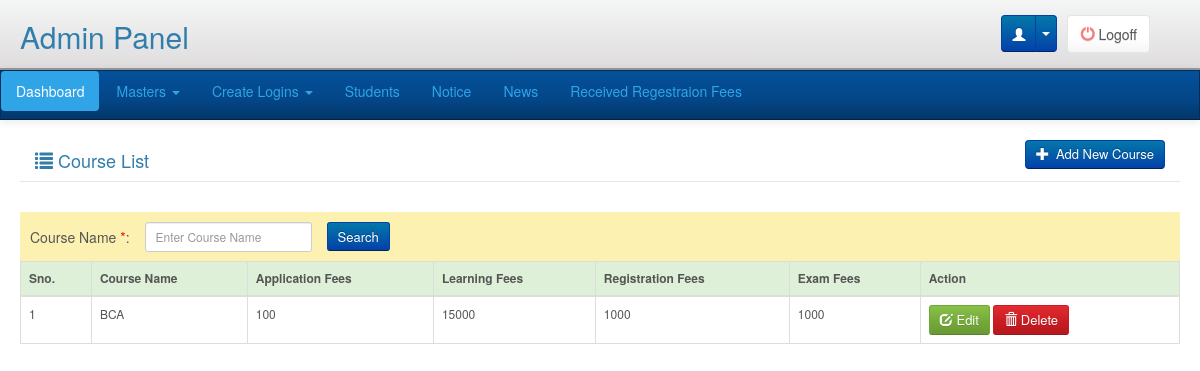
The page /adminpanel/masters/course/list.php (signed in) on the database as committed earlier.
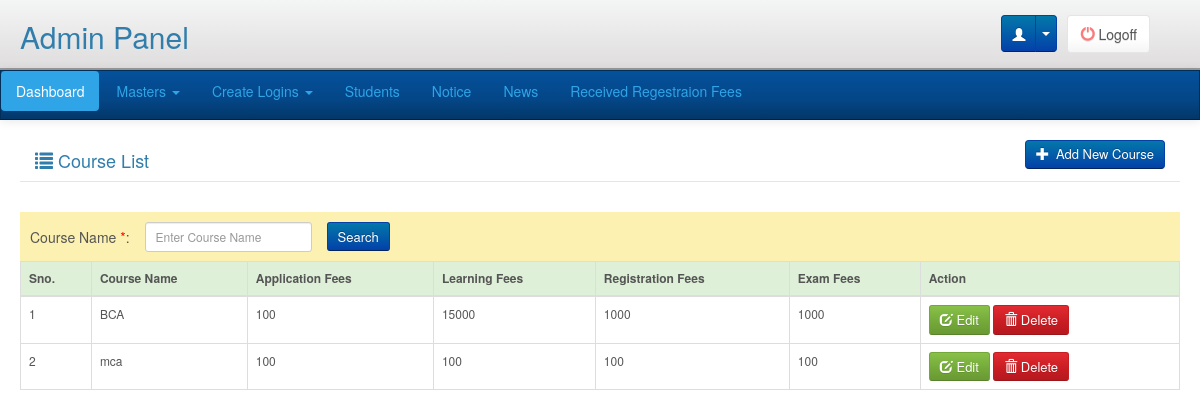
The same page on the database as committed later.
### tables this page shows
CREATE TABLE `course_master` (
  `Course_Id` smallint(6) NOT NULL,
  `Course_Name` varchar(50) NOT NULL,
  `Application_Fee` int(11) NOT NULL,
  `Learning_Fee` int(11) NOT NULL,
  `Registration_Fee` int(11) NOT NULL,
  `Exam_Fee` int(11) NOT NULL
);

### libraries/classes/DBConn.php (called while the page is built, shortened)
<?php
class DBConn  extends Conn {
	 function ExecuteQuery($userQuery)
	{
		$result= mysql_query($userQuery);
                $num_fields = mysql_num_fields($result);
				$obj = array();
				$x=1;
				while($row=mysql_fetch_array($result)){
				  for($j=0;$j<$num_fields;$j++){
					 $name = mysql_field_name($result, $j);
					 $obj[$x][$name]=$row[$name];
					}
					$x++;
					}
     return $obj;
	}
}
?>

### adminpanel/masters/course/list.php (the view, shortened to what this page needs)
<?php
require_once(PATH_LIBRARIES.'/classes/DBConn.php');
include(PATH_ADMIN_INCLUDE.'/header.php');
$db = new DBConn();
$getCourse=$db->ExecuteQuery("SELECT Course_Id, Course_Name, Application_Fee, Learning_Fee, Registration_Fee, Exam_Fee
FROM course_master
");
?>
<div class="main">
	<div class="page-title">
        <div>
            <div class="col-lg-5 pull-left"><h4><i class="glyphicon glyphicon-list"></i> Course List</h4></div>
            <div class="col-lg-5 pull-right">
                <div class="ef_header_tools pull-right">
                   <a class="btn btn-primary" href="index.php" title="Add Block"><i class="glyphicon glyphicon-plus"></i> Add New Course</a>
                </div>
            </div>
        </div>
        <div class="clearfix">&nbsp;</div>
    </div>
    <div style="background:#FCF1B1; padding:10px;">
    	<form class="form-horizontal" role="form" id="searchFrm" method="post">
        	<label class="control-label pull-left mandatory" for="course_name">Course Name <span>*</span>:</label>
            <div class="pull-left search-fields" id="districtDiv">
				<input type="text" class="form-control input-sm" id="course_name" name="course_name" placeholder="Enter Course Name"  />
            </div>
            <div><button type="button" class="btn btn-primary btn-sm" id="search">Search</button></div>
        </form>
    </div>
    <div id="courseList">
    	<table class="table table-hover table-bordered">
          <thead>
            <tr class="success">
              <th>Sno.</th>
              <th>Course Name</th>
              <th>Application Fees</th>
              <th>Learning Fees</th>
              <th>Registration Fees</th>
              <th>Exam Fees</th>
              <th>Action</th>
            </tr>
          </thead>
          <tbody>
            <?php
            if(!empty($getCourse)){
                $i=1;
                foreach($getCourse as $getCourseVal){ ?>
            <tr>
              <td><?php echo $i;?></td>
              <td><?php echo $getCourseVal['Course_Name'];?></td>
              <td><?php echo $getCourseVal['Application_Fee'];?></td>
              <td><?php echo $getCourseVal['Learning_Fee'];?></td>
              <td><?php echo $getCourseVal['Registration_Fee'];?></td>
              <td><?php echo $getCourseVal['Exam_Fee'];?></td>
              <td><a id="editbtn" class="btn btn-success btn-sm" href="edit_course.php?id=<?php echo $getCourseVal['Course_Id'];?>"><span class="glyphicon glyphicon-edit"></span> Edit </a>
                <button type="button" class="btn btn-danger btn-sm delete" id="<?php echo $getCourseVal['Course_Id']; ?>" name="delete"> <span class="glyphicon glyphicon-trash"></span> Delete </button></td>
            </tr>
            <?php $i++;}
            }else{
            ?>
            <tr>
                <td colspan="6" align="center">No Records Found</td>
            </tr>
            <?php } ?>
          </tbody>
        </table>
    </div>
</div>

Rows that differ between the two databases and show on the page:
added course_master: Course_Name "mca", Application_Fee "100", Learning_Fee "100", Registration_Fee "100", Exam_Fee "100"
